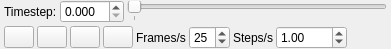
  <widget class="QDockWidget" name="timeWidget">
   <property name="toolTip">
    <string>Time controls</string>
   </property>
   <property name="windowTitle">
    <string>Time</string>
   </property>
   <attribute name="dockWidgetArea">
    <number>1</number>
   </attribute>
   <widget class="QWidget" name="dockWidgetContents_3">
    <property name="sizePolicy">
     <sizepolicy hsizetype="Preferred" vsizetype="Fixed">
      <horstretch>0</horstretch>
      <verstretch>0</verstretch>
     </sizepolicy>
    </property>
    <layout class="QVBoxLayout" name="verticalLayout_2">
     <property name="spacing">
      <number>3</number>
     </property>
     <property name="leftMargin">
      <number>4</number>
     </property>
     <property name="topMargin">
      <number>0</number>
     </property>
     <property name="rightMargin">
      <number>4</number>
     </property>
     <property name="bottomMargin">
      <number>0</number>
     </property>
     <item>
      <layout class="QHBoxLayout" name="horizontalLayout_3">
       <item>
        <widget class="QLabel" name="label_4">
         <property name="text">
          <string>Timestep:</string>
         </property>
        </widget>
       </item>
       <item>
        <widget class="QDoubleSpinBox" name="timestepBox">
         <property name="toolTip">
          <string>Current timestep</string>
         </property>
         <property name="decimals">
          <number>3</number>
         </property>
         <property name="singleStep">
          <double>0.010000000000000</double>
         </property>
        </widget>
       </item>
       <item>
        <widget class="QSlider" name="timestepSlider">
         <property name="toolTip">
          <string>Move timestep</string>
         </property>
         <property name="maximum">
          <number>1</number>
         </property>
         <property name="orientation">
          <enum>Qt::Horizontal</enum>
         </property>
         <property name="invertedControls">
          <bool>false</bool>
         </property>
         <property name="tickPosition">
          <enum>QSlider::TicksBelow</enum>
         </property>
         <property name="tickInterval">
          <number>100</number>
         </property>
        </widget>
       </item>
      </layout>
     </item>
     <item>
      <layout class="QHBoxLayout" name="horizontalLayout_2">
       <item>
        <widget class="QPushButton" name="stopButton">
         <property name="sizePolicy">
          <sizepolicy hsizetype="Minimum" vsizetype="Fixed">
           <horstretch>0</horstretch>
           <verstretch>0</verstretch>
          </sizepolicy>
         </property>
         <property name="minimumSize">
          <size>
           <width>20</width>
           <height>0</height>
          </size>
         </property>
         <property name="maximumSize">
          <size>
           <width>30</width>
           <height>16777215</height>
          </size>
         </property>
         <property name="toolTip">
          <string>Stop Playback</string>
         </property>
         <property name="text">
          <string/>
         </property>
         <property name="icon">
          <iconset resource="../Resources.qrc">
           <normaloff>:/icons/stop.png</normaloff>:/icons/stop.png</iconset>
         </property>
        </widget>
       </item>
       <item>
        <widget class="QPushButton" name="forwardButton">
         <property name="sizePolicy">
          <sizepolicy hsizetype="Minimum" vsizetype="Fixed">
           <horstretch>0</horstretch>
           <verstretch>0</verstretch>
          </sizepolicy>
         </property>
         <property name="minimumSize">
          <size>
           <width>20</width>
           <height>0</height>
          </size>
         </property>
         <property name="maximumSize">
          <size>
           <width>30</width>
           <height>16777215</height>
          </size>
         </property>
         <property name="toolTip">
          <string>Start Playback</string>
         </property>
         <property name="text">
          <string/>
         </property>
         <property name="icon">
          <iconset resource="../Resources.qrc">
           <normaloff>:/icons/play.png</normaloff>:/icons/play.png</iconset>
         </property>
        </widget>
       </item>
       <item>
        <widget class="QPushButton" name="decTimeButton">
         <property name="sizePolicy">
          <sizepolicy hsizetype="Minimum" vsizetype="Fixed">
           <horstretch>0</horstretch>
           <verstretch>0</verstretch>
          </sizepolicy>
         </property>
         <property name="minimumSize">
          <size>
           <width>20</width>
           <height>0</height>
          </size>
         </property>
         <property name="maximumSize">
          <size>
           <width>30</width>
           <height>16777215</height>
          </size>
         </property>
         <property name="toolTip">
          <string>Step Time Backward</string>
         </property>
         <property name="text">
          <string/>
         </property>
         <property name="icon">
          <iconset resource="../Resources.qrc">
           <normaloff>:/icons/chevron-left.png</normaloff>:/icons/chevron-left.png</iconset>
         </property>
        </widget>
       </item>
       <item>
        <widget class="QPushButton" name="incTimeButton">
         <property name="sizePolicy">
          <sizepolicy hsizetype="Minimum" vsizetype="Fixed">
           <horstretch>0</horstretch>
           <verstretch>0</verstretch>
          </sizepolicy>
         </property>
         <property name="minimumSize">
          <size>
           <width>20</width>
           <height>0</height>
          </size>
         </property>
         <property name="maximumSize">
          <size>
           <width>30</width>
           <height>16777215</height>
          </size>
         </property>
         <property name="toolTip">
          <string>Step Time Forward</string>
         </property>
         <property name="text">
          <string/>
         </property>
         <property name="icon">
          <iconset resource="../Resources.qrc">
           <normaloff>:/icons/chevron-right.png</normaloff>:/icons/chevron-right.png</iconset>
         </property>
        </widget>
       </item>
       <item>
        <widget class="QLabel" name="label_5">
         <property name="sizePolicy">
          <sizepolicy hsizetype="Preferred" vsizetype="Preferred">
           <horstretch>0</horstretch>
           <verstretch>0</verstretch>
          </sizepolicy>
         </property>
         <property name="text">
          <string>Frames/s</string>
         </property>
        </widget>
       </item>
       <item>
        <widget class="QSpinBox" name="fpsBox">
         <property name="sizePolicy">
          <sizepolicy hsizetype="Preferred" vsizetype="Fixed">
           <horstretch>0</horstretch>
           <verstretch>0</verstretch>
          </sizepolicy>
         </property>
         <property name="toolTip">
          <string>Frames per second</string>
         </property>
         <property name="value">
          <number>25</number>
         </property>
        </widget>
       </item>
       <item>
        <widget class="QLabel" name="label_6">
         <property name="text">
          <string>Steps/s</string>
         </property>
        </widget>
       </item>
       <item>
        <widget class="QDoubleSpinBox" name="stepspersecBox">
         <property name="toolTip">
          <string>Timesteps per second</string>
         </property>
         <property name="decimals">
          <number>2</number>
         </property>
         <property name="maximum">
          <double>9999.989999999999782</double>
         </property>
         <property name="singleStep">
          <double>1.000000000000000</double>
         </property>
         <property name="value">
          <double>1.000000000000000</double>
         </property>
        </widget>
       </item>
       <item>
        <spacer name="horizontalSpacer_2">
         <property name="orientation">
          <enum>Qt::Horizontal</enum>
         </property>
         <property name="sizeHint" stdset="0">
          <size>
           <width>40</width>
           <height>20</height>
          </size>
         </property>
        </spacer>
       </item>
      </layout>
     </item>
    </layout>
   </widget>
  </widget>
